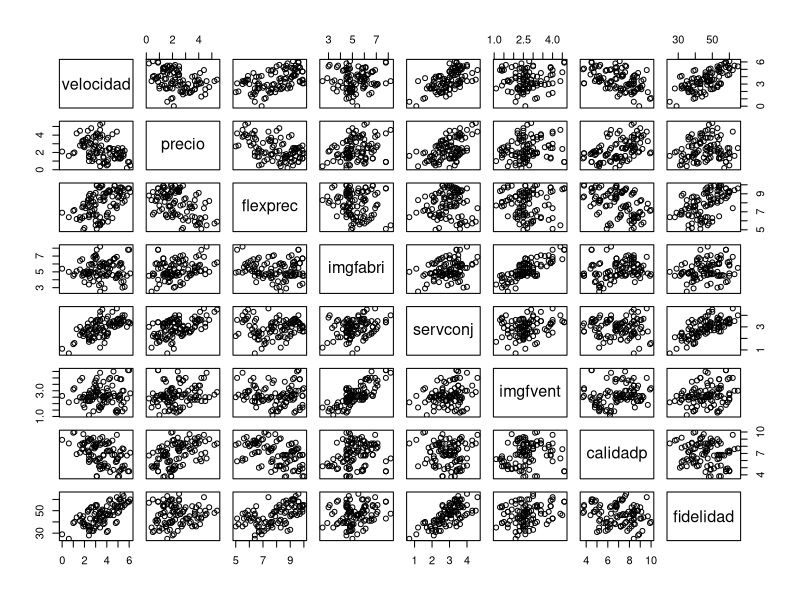
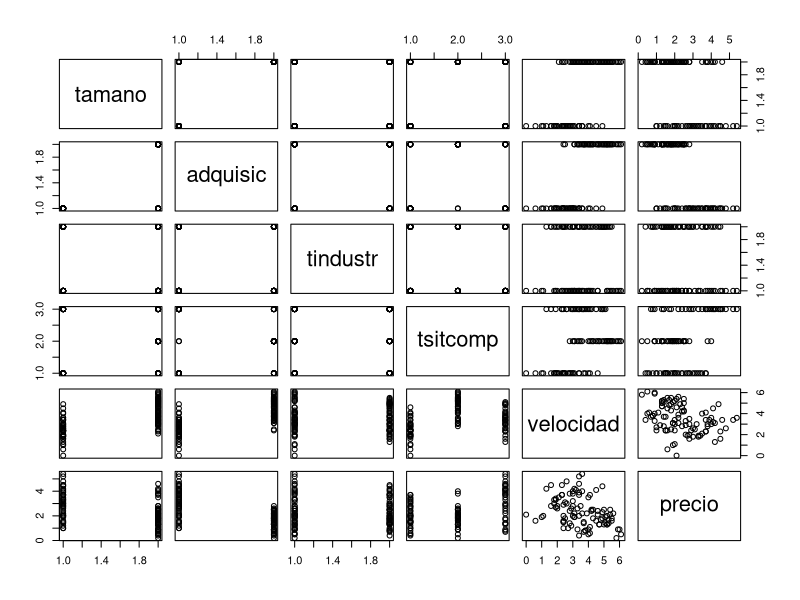

R code for these plots, in order:
## ---- chunk 1
    knitr::opts_chunk$set(echo = TRUE)
## ---- chunk 2
    hatco <- read.csv("hatco2.csv", header=TRUE, stringsAsFactors=TRUE)
## ---- chunk 3
    str(hatco)
## ---- chunk 4
    plot(hatco[,c(6:13)])
## ---- chunk 5
    mod1<-lm(fidelidad~
        velocidad + precio + flexprec + imgfabri + servconj + imgfvent + calidadp,
        hatco)
## ---- chunk 6
    summary(mod1) #' tambien se pueden ver aquí o simplemente con mod1
## ---- chunk 7
    anova(mod1) 
## ---- chunk 8
    plot(hatco[, c(2:7)])

    mod2 <- lm(fidelidad ~ tamano + adquisic + tindustr + tsitcomp + velocidad + precio, hatco)
    mod2
    summary(mod2)
    anova(mod2)
## ---- chunk 9
    summary(mod1)
